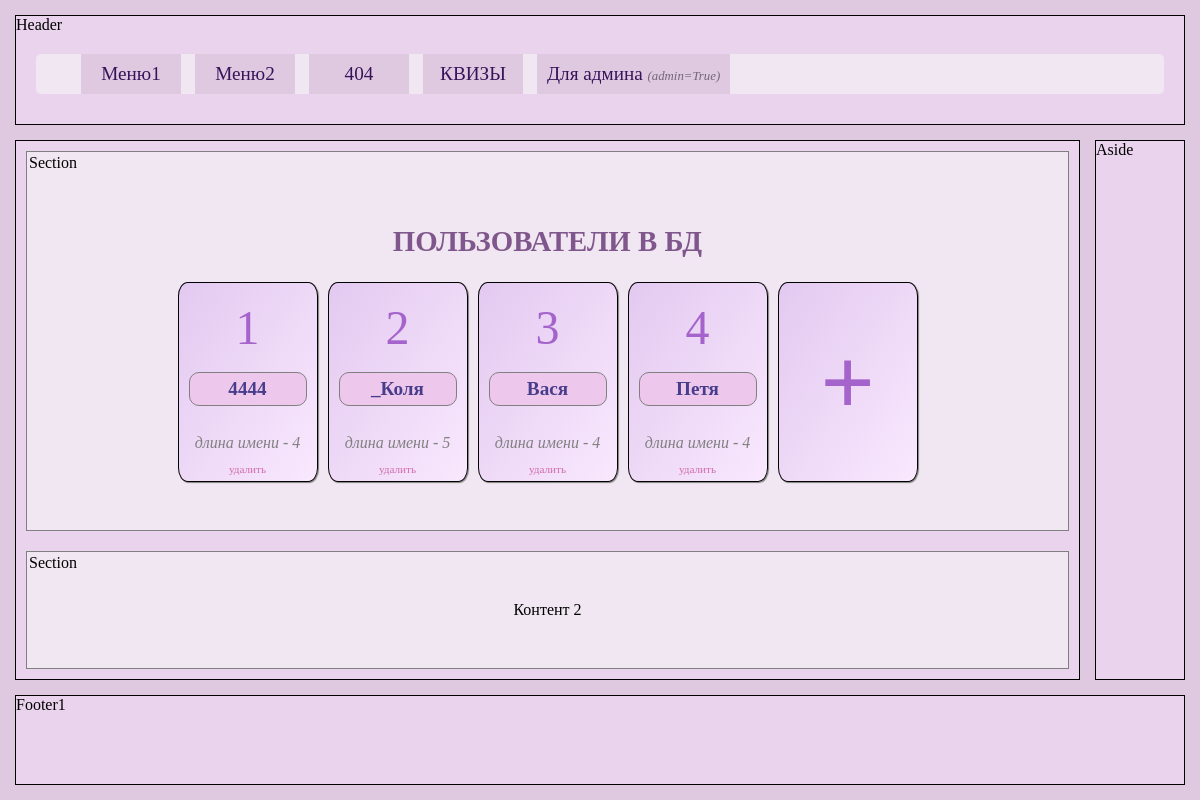
Before: / with the older database file.
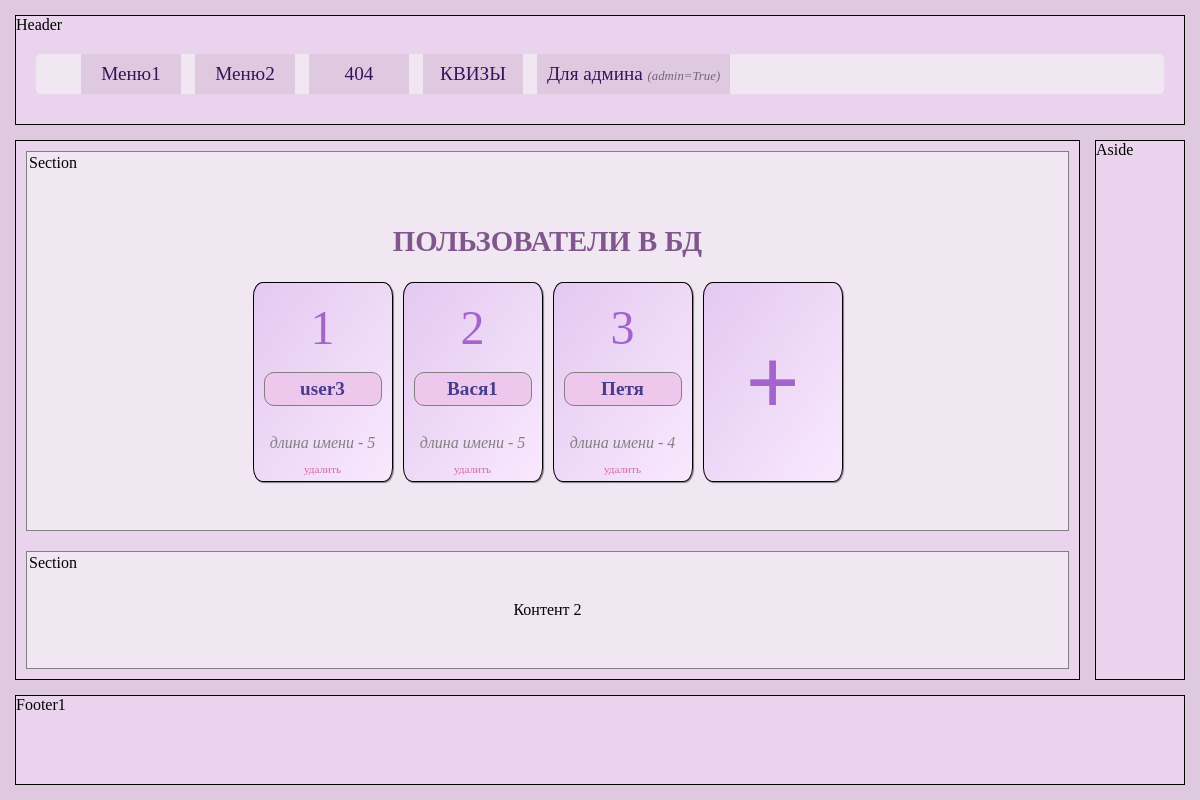
After: the same page with the newer database file.
### models.py (models this page shows, shortened)
class User(db.Model):
    id = db.Column(db.Integer, primary_key = True)
    name = db.Column(db.String(25))
    quizes = db.relationship('Quiz', backref='user',
                             cascade = "all, delete, delete-orphan",
                             lazy='select')

### main.py (the view)
@app.route('/', methods = ['GET'])
def index():
    users = User.query.order_by(User.name).all()
    return render_template('users.html',
                           admin=True,
                           len=len,
                           users=users,
                           html_config = html_config)

### templates/users.html (shortened to what this page needs)
{% extends "base.html" %}
{% block main_menu %}
    {{ super() }}
{% endblock %}
{% block content1_head %}
    <h2>ПОЛЬЗОВАТЕЛИ В БД </h2>
{% endblock %}
{% block content1 %}
    <div class="users_container ">
        {% for user in users %}
            <div class="user_card">
                <p class="u_num"> {{ loop.index }} </p>
                <p class="u_name">{{ user.name }}</p>
                <p class="u_info"> длина имени - {{ len(user.name) }}</p>
                <p class="del_user"><a  href="{{ url_for('user_delete', id=user.id) }}"> удалить </a></p>
            </div>
        {% endfor %}
        <a href="#modal-one">
            <div class="user_card card_add">
                <p class="u_add"> + </p>
            </div>
        </a>
    </div>
{% endblock %}

Changed rows visible on the page:
removed User: name "4444", name "4"
changed User: name "Вася" → "user3"; name "4" → "5"; moves up the list
changed User: name "_Коля" → "Вася1"
